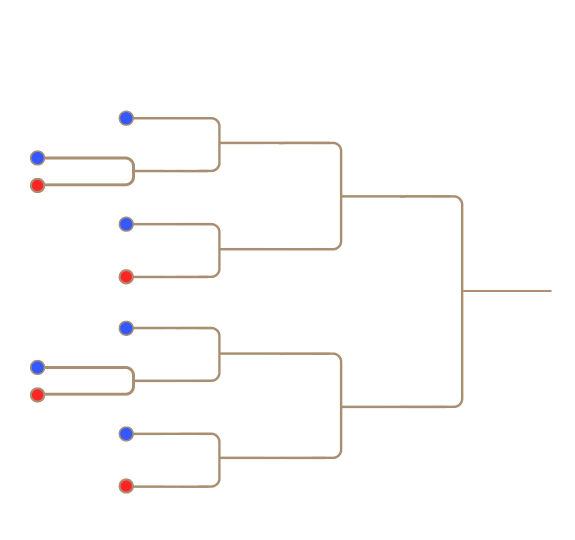
#> input picture bracket_templates/10.png, 1150 x 1080 px (shown at 1/2 size)
$ python -i filo_0_5.py   (imports and definitions only)
#> lines starting #> are read from the running program, lines starting #| are printed output that depends on the picture; after the words box and inside, x2 and y2 are one past the last pixel; in counts of white or black regions, pixels touching at a corner belong together
#!/usr/bin/env python3
"""
FILO 0.5-beta - Script autocontenible para gestión de torneos de Taekwondo
Incluye: procesamiento de participantes, generación de brackets, PDF, excels y resumen.
Autor: AI Assistant
Fecha: 2024
"""

import pandas as pd
import json
import os
import re
from datetime import datetime, date
from pathlib import Path
import glob
import shutil
import sys
import tempfile
import time

# --- UTILIDADES DE CATEGORÍAS ---
# [42 lines left out: functions load_categories, generate_category_combinations, validate_categories, not called in this run]

# --- CLASE BASE DE AGRUPAMIENTO ---
class AgrupadorTaekwondo:
    """Clase principal para agrupar participantes de taekwondo según criterios oficiales."""
    # [239 lines left out: functions __init__, _cargar_categorias, calcular_edad, normalizar_kup_dan, normalizar_sexo, determinar_categoria_edad and 3 more, not called in this run]

class AgrupadorMultiple(AgrupadorTaekwondo):
    """Procesa múltiples archivos Excel y exporta categorías y solos."""
    # [70 lines left out: functions __init__, procesar_multiples_archivos, identificar_solos, exportar_solos, exportar_categorias_unico_excel, not called in this run]

# --- GENERACIÓN DE BRACKETS, IMÁGENES Y PDF ---
try:
    from reportlab.lib.pagesizes import letter, A4
    from reportlab.pdfgen import canvas
    from reportlab.lib.utils import ImageReader
    from PIL import Image, ImageDraw, ImageFont
    import cv2
    import numpy as np
except ImportError:
    print("⚠️ Módulos adicionales requeridos para generar PDF y brackets:")
    print("pip install reportlab pillow opencv-python")
    print("Continuando sin funcionalidad de PDF y brackets...")

# [62 lines left out: functions detect_free_line_positions, load_font, not called in this run]

def detect_color_positions(image_path, area_thresh=20):
    """Detecta posiciones de círculos de colores en la imagen del bracket."""
#> called with image_path = 'bracket_templates/10.png', area_thresh = 20
    try:
        img = cv2.imread(image_path)
#> img is the input picture: shape (1080, 1150, 3); mean B, G, R 251.5, 251.8, 252.6
        if img is None:
            raise FileNotFoundError(f"Cannot open image: {image_path}")

        hsv = cv2.cvtColor(img, cv2.COLOR_BGR2HSV)
#> hsv: shape (1080, 1150, 3); mean H, S, V 0.7, 2.6, 253

        # Expanded color ranges
        color_ranges = [
            # Red ranges (expanded)
            (np.array([0,50,50]), np.array([10,255,255])),
            (np.array([160,50,50]), np.array([179,255,255])),
            # Blue range (expanded)
            (np.array([90,50,50]), np.array([130,255,255])),
            # Black range
            (np.array([0,0,0]), np.array([180,255,50])),
        ]

        mask = np.zeros(hsv.shape[:2], dtype=np.uint8)
        for low, high in color_ranges:
            color_mask = cv2.inRange(hsv, low, high)
            mask = cv2.bitwise_or(mask, color_mask)
#> this loop made 4 passes
#> pass 1, in detect_color_positions, `color_mask = cv2.inRange(hsv, low, high)`:
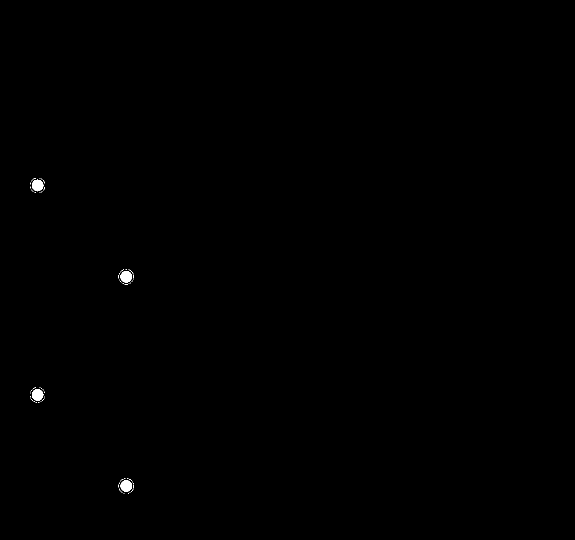
#> color_mask: shape (1080, 1150) (shown at 1/2 size); 0.15% white; 68 white regions (64 under 20 px), largest, box (x1, y1, x2, y2) and area: (64, 359, 87, 383) 415, (241, 542, 264, 565) 415, (64, 778, 87, 801) 412, (241, 961, 264, 984) 412
#> pass 3, in detect_color_positions, `color_mask = cv2.inRange(hsv, low, high)`:
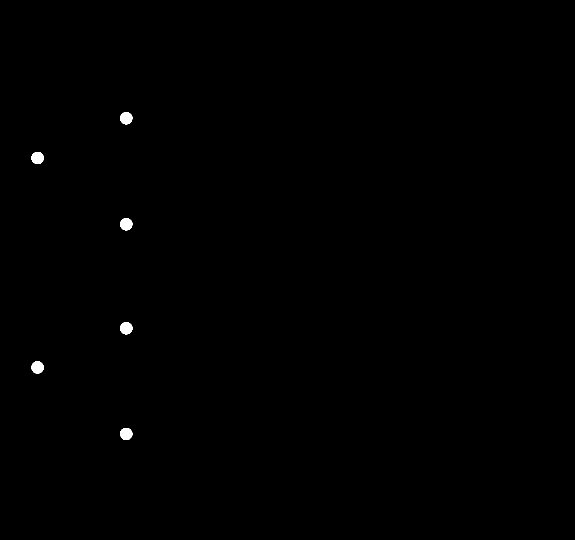
#> color_mask: shape (1080, 1150) (shown at 1/2 size); 0.23% white; 6 white regions, box (x1, y1, x2, y2) and area: (240, 224, 265, 249) 485, (240, 436, 265, 461) 484, (240, 644, 265, 669) 483, (63, 304, 87, 328) 476, (240, 856, 265, 880) 476, (63, 723, 87, 747) 474
#> pass 3, in detect_color_positions, `mask = cv2.bitwise_or(mask, color_mask)`:
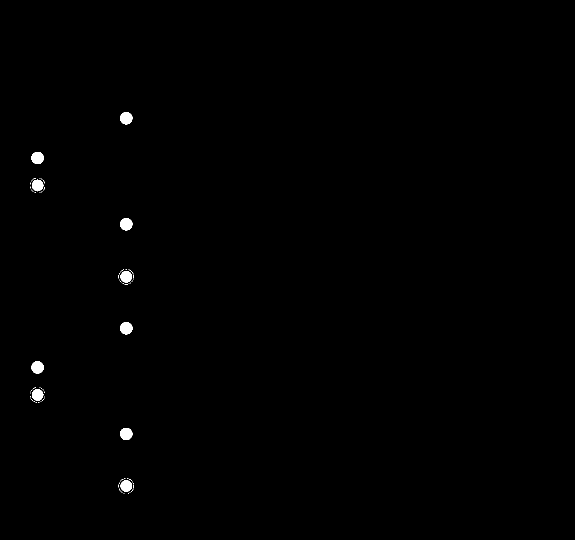
#> mask: shape (1080, 1150) (shown at 1/2 size); 0.38% white; 74 white regions (64 under 20 px), largest, box (x1, y1, x2, y2) and area: (240, 224, 265, 249) 485, (240, 436, 265, 461) 484, (240, 644, 265, 669) 483

        # Improve circle detection
        kernel = cv2.getStructuringElement(cv2.MORPH_ELLIPSE, (5,5))
        mask = cv2.morphologyEx(mask, cv2.MORPH_OPEN, kernel)
#> mask: shape (1080, 1150); 0.36% white; 10 white regions
        mask = cv2.morphologyEx(mask, cv2.MORPH_CLOSE, kernel)

        # Find contours
        contours, _ = cv2.findContours(mask, cv2.RETR_EXTERNAL, cv2.CHAIN_APPROX_SIMPLE)
#> contours = 10 contours; largest, box (x1, y1, x2, y2) and area: (240, 224, 265, 249) 450, (240, 436, 265, 461) 449, (240, 644, 265, 669) 448, (63, 304, 87, 328) 441, (63, 723, 87, 747) 438

        centers = []
        for cnt in contours:
            if cv2.contourArea(cnt) < area_thresh:
                continue

            # Check circularity
            perimeter = cv2.arcLength(cnt, True)
            if perimeter == 0:
                continue
            circularity = 4 * np.pi * cv2.contourArea(cnt) / (perimeter * perimeter)
            if circularity < 0.5:
                continue

            M = cv2.moments(cnt)
            if M['m00'] == 0:
                continue

            cx = int(M['m10']/M['m00'])
            cy = int(M['m01']/M['m00'])
            centers.append((cx, cy))
#> this loop made 10 passes
#> (perimeter, circularity, cx, cy) on passes 1 to 10: (72.77, 0.902, 252, 971), (78.77, 0.885, 252, 867), (73.36, 0.884, 74, 789), (77.94, 0.906, 74, 734), (79.6, 0.889, 252, 656), (73.94, 0.873, 252, 553), (79.6, 0.891, 252, 447), (74.18, 0.871, 74, 370), (77.94, 0.912, 74, 315), (79.6, 0.893, 252, 235)
#> after the loop, centers = [(252, 971), (252, 867), (74, 789), (74, 734), (252, 656), (252, 553), (252, 447), (74, 370), (74, 315), (252, 235)]

        # If no circles found, try to detect dots at the start of lines
        if not centers:
            # Find the leftmost point of each horizontal line
            gray = cv2.cvtColor(img, cv2.COLOR_BGR2GRAY)
            _, binary = cv2.threshold(gray, 200, 255, cv2.THRESH_BINARY_INV)
            contours, _ = cv2.findContours(binary, cv2.RETR_EXTERNAL, cv2.CHAIN_APPROX_SIMPLE)

            for cnt in contours:
                if cv2.contourArea(cnt) > 10:
                    leftmost = tuple(cnt[cnt[:,:,0].argmin()][0])
                    centers.append(leftmost)

        # Sort by y coordinate primarily, then x coordinate
        centers.sort(key=lambda c: (c[1], c[0]))

        return centers
    except Exception as e:
        print(f"Error en detect_color_positions: {e}")
        return []

# [481 lines left out: functions mark_positions, generar_bracket_categoria, crear_pdf_brackets, generar_brackets_desde_excel, prueba_excel_y_solos, prueba_brackets_y_pdf and 2 more, not called in this run]

# --- MAIN ---
# [2 lines not run here, left out]

>>> result = detect_color_positions('bracket_templates/10.png')
#> result = [(252, 235), (74, 315), (74, 370), (252, 447), (252, 553), (252, 656), (74, 734), (74, 789), (252, 867), (252, 971)]
